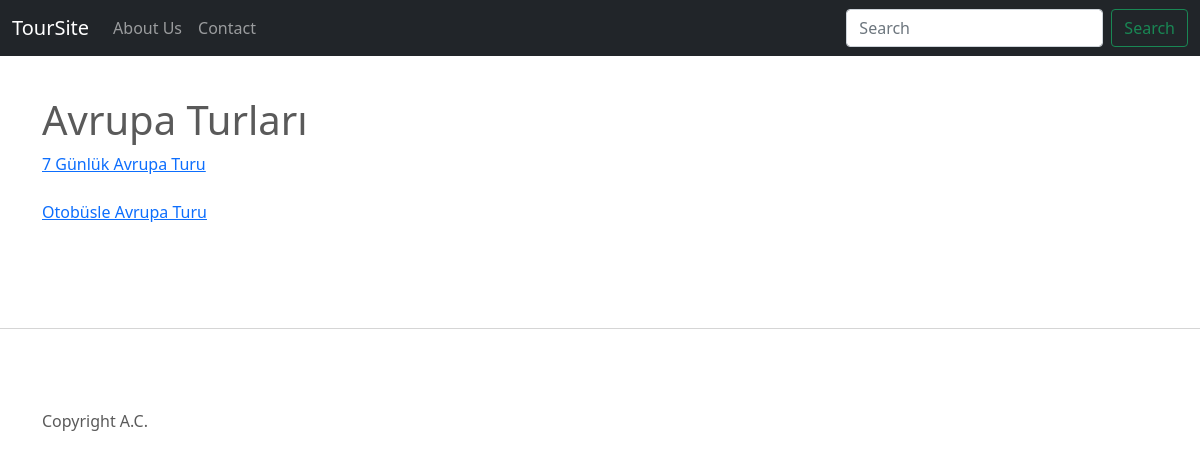
Page /category/avrupa-turlari on the committed database.
### toursite/models.py (models this page shows, shortened)
class Option(models.Model):
    name = models.CharField(max_length=200)
    description = models.TextField()
    content = RichTextField()

class Page(models.Model):
    title = models.CharField(max_length=200)
    slug = models.SlugField(default='', max_length=200, blank=True)
    link = models.CharField(max_length=500, null=True, blank=True)
    description = models.TextField()
    content = RichTextField()
    status = models.CharField(choices=(
            ('y', "Yayinda"),
            ('t', "Taslak"),
        ),
        max_length=1
    )
    page_type = models.CharField(choices=(
            ('u', "Üst menü"),
            ('y', "Yan Menü"),
            ('a', "Alt Menü"),
        ),
        max_length=1
    )
    order = models.IntegerField()
    parent = models.ForeignKey("Page", on_delete=models.SET_NULL, null=True, blank=True)
    def get_absolute_url(self):
        if self.link:
            return self.link
        else:
            return reverse('page-detail', kwargs={'slug': self.slug})

class TourCategory(models.Model):
    title = models.CharField(max_length=200)
    slug = models.SlugField(default='', max_length=200, blank=True)
    image = models.ImageField(upload_to='images/')

class CategoryTour(models.Model):
    class Meta:
        verbose_name = 'Category-Tour Relations'
    category=models.ForeignKey("TourCategory", on_delete=models.CASCADE, null=False, blank=False)
    tour=models.ForeignKey("Tour", on_delete=models.CASCADE, null=False, blank=False)

class Tour(models.Model):
    title = models.CharField(max_length=200)
    slug = models.SlugField(default='', max_length=200, blank=True)
    Description = models.TextField()
    tour_program = RichTextField()
    def get_absolute_url(self):
        return reverse('tour-detail', kwargs={'slug': self.slug})

### toursite/views.py (the view)
# urls.py: path('category/<slug:slug>', CategoryDetailView.as_view(),name='category-detail'),
class CategoryDetailView(DetailView):
    model = TourCategory
    template_name = 'category_detail.html'

### toursite/context_proccessors.py (called while the page is built)
def pages(request):
    return {
        'pages': Page.objects.all()
    }

def options(request):
    return {
        'options': Option.objects.all()
    }

### toursite/templates/category_detail.html (shortened to what this page needs)
{% extends 'base.html' %}
{% block content %}
<h1 class="mt-5">{{ tourcategory.title }} </h1>
{% for tours_sub in tourcategory.categorytour_set.all %}
  <a href='{{ tours_sub.tour.get_absolute_url }}'>  {{ tours_sub.tour.title }}</a> <br><br>
{% endfor %}
{% endblock content %}

### toursite/templates/base.html (shortened to what this page needs)
<!doctype html>
<html lang="en">
<head>
    <link href="https://cdn.jsdelivr.net/npm/bootstrap@5.0.1/dist/css/bootstrap.min.css" rel="stylesheet"
>
    {% load static %}
    <link rel="stylesheet" type="text/css" href="{% static 'css\style-3.css' %}">
    <link rel="stylesheet" type="text/css" href="{% static 'css\carousel.css' %}">
</head>
<body class="d-flex flex-column h-100">
    <header>
        <nav class="navbar navbar-expand-md navbar-dark fixed-top bg-dark">
          <div class="container-fluid">
            <a class="navbar-brand" href="{% url 'home' %}">
                {% for option in options %}
                {% if option.name == 'Title' %}
                {{ option.content |safe }}
                {% endif %}
                {% endfor %}
            </a>
            <div class="collapse navbar-collapse" id="navbarCollapse">
              <ul class="navbar-nav me-auto mb-2 mb-md-0">
                {% for page in pages %}
                        {% if page.page_type == 'u' %}
                            {% if not page.parent %}
                                 {% if page.page_set.all %}
                            <li class="nav-item dropdown">
                                <a class="nav-link dropdown-toggle" data-bs-toggle="dropdown" href="#" role="button" aria-expanded="false">{{ page.title }}</a>
                                <ul class="dropdown-menu">
                                    {% for page_sub in page.page_set.all %}
                                        <li><a class="dropdown-item" href="{{ page_sub.get_absolute_url }}">{{ page_sub.title }}</a></li>
                                    {% endfor %}
                                </ul>
                                {% else %}
                                <li class="nav-item">
                                    <a class="nav-link" href="{{ page.get_absolute_url }}">{{ page.title }}</a>
                                  </li>
                                {% endif %}
                        {% endif %}
                    {% endif %}
                {% empty %}
                <li>Sorry, no page in this list.</li>
                {% endfor %}
              </ul>
              <form class="d-flex">
                <input class="form-control me-2" type="search" placeholder="Search" aria-label="Search">
                <button class="btn btn-outline-success" type="submit">Search</button>
              </form>
            </div>
          </div>
        </nav>
      </header>
      <main>
        <div class="container">
            {% block content %}
            {% endblock content %}
        </div>
        <hr class="featurette-divider">
        <footer class="container">
          {% for option in options %}
            {% if option.name == 'Footer' %}
            {{ option.content |safe }}
            {% endif %}
            {% endfor %}
        </footer>
      </main>
</body>
</html>

### toursite/static/css/carousel.css (style rules this page uses)
body { padding-top: 3rem; padding-bottom: 3rem; color: #5a5a5a; }
.featurette-divider { margin: 5rem 0; }

### rows in the picture
Option: content "TourSite"
Page: title "About Us"
Page: title "Contact"
TourCategory: title "Avrupa Turları"
CategoryTour: tour "7 Günlük Avrupa Turu"
CategoryTour: tour "Otobüsle Avrupa Turu"
Option: content "Copyright A.C."
